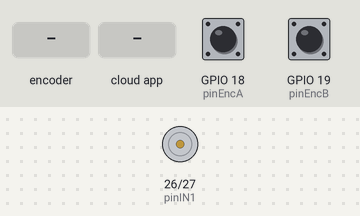
Simulated run of this sketch. Board: ESP32. Parts: motor-driver pin pairs drawn as motors (green arrow = first pin HIGH = forward, orange = second pin HIGH = backward, longer = more drive, scaled by the enable pin). Inputs (shaded band) come from the test bench; at power-on: GPIO 18 (pinEncA) HIGH, GPIO 19 (pinEncB) HIGH. WiFi joins after 1.5 s; servers stay silent unless stated; the Firebase database answers and starts empty; what the sketch prints to the serial monitor is not drawn.

Above: at 2.7 s.
2.8 s: rotary encoder on GPIO 18 (pinEncA) / GPIO 19 (pinEncB) turned 2 steps (second pin leading)
6.3 s: the phone or cloud app sets Kp to 25
At 7.5 s:
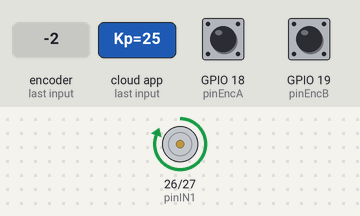
8.4 s: rotary encoder on GPIO 18 (pinEncA) / GPIO 19 (pinEncB) turned 3 steps (first pin leading)
At 9.6 s:
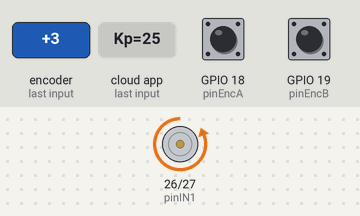
10.5 s: the phone or cloud app sets Ki to 100
At 11.6 s:
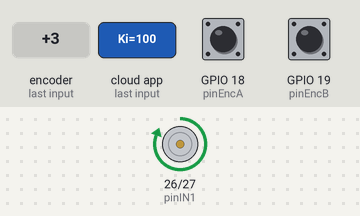
13.6 s: the phone or cloud app sets Kd to 25
16.7 s: the phone or cloud app sets Kp to 50
Timing chart, 0 to 20.8 s (numbered marks = the images above; inputs shaded):
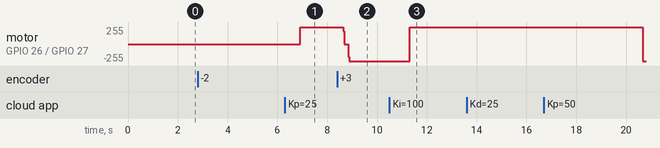

Measured:
- after the input at 6.3 s, motor on GPIO 26 (pinIN1) / GPIO 27 (pinIN2): stopped → forward 255/255 after 0.62 s
- after the input at 8.4 s, motor on GPIO 26 (pinIN1) / GPIO 27 (pinIN2): forward 255/255 → stopped after 0.25 s, → backward 255/255 0.20 s later
- after the input at 10.5 s, motor on GPIO 26 (pinIN1) / GPIO 27 (pinIN2): backward 255/255 → forward 255/255 after 0.81 s
- after the input at 16.7 s, motor on GPIO 26 (pinIN1) / GPIO 27 (pinIN2): forward 255/255 → backward 255/255 after 4.0 s

The sketch:

proyecto_final_instrumentacion_aplicada.ino
```cpp
#include <Arduino.h>
#include <WiFi.h>
#include <FirebaseESP32.h>
#include "addons/TokenHelper.h"
#include "addons/RTDBHelper.h"

// ---------------------------------------------------------
// CREDENCIALES
// ---------------------------------------------------------
#define WIFI_SSID       "Sernalap"
#define WIFI_PASSWORD   "6#0S5k52"
#define DATABASE_SECRET "xlKoOi0MWauOGa7AuI24mf46kd9ua5DR9Ghvbkpd"
#define DATABASE_URL    "iva-jcnq-default-rtdb.firebaseio.com"


// ---------------------------------------------------------
// PINES
// ---------------------------------------------------------
const int pinEncA = 18;
const int pinEncB = 19;
const int pinENA  = 25;   // PWM
const int pinIN1  = 26;   // Dirección
const int pinIN2  = 27;   // Dirección

const int pwmFrecuencia = 5000;
const int pwmResolucion = 8;

// ---------------------------------------------------------
// VARIABLES COMPARTIDAS ENTRE NÚCLEOS (volatile)
// Core 1 escribe th_send, Core 0 la envía a Firebase
// Core 0 escribe las ganancias, Core 1 las lee para el PID
// ---------------------------------------------------------
volatile float th_send = 0.0f;   // Posición → Firebase
volatile float th_des  = 0.0f;   // SetPoint ← Firebase
volatile float kp_fb   = 1.25f;  // Ganancia Kp ← Firebase
volatile float ki_fb   = 0.07f;  // Ganancia Ki ← Firebase
volatile float kd_fb   = 0.25f;  // Ganancia Kd ← Firebase
volatile int   Np      = 0;      // Pulsos del encoder (ISR)
volatile int   heartbeat = 0;

// ---------------------------------------------------------
// OBJETOS FIREBASE
// ---------------------------------------------------------
FirebaseData fbdo;
FirebaseAuth auth;
FirebaseConfig config;

// ---------------------------------------------------------
// INTERRUPCIONES DEL ENCODER (IRAM = ejecución ultrarrápida)
// ---------------------------------------------------------
void IRAM_ATTR CH_A() {
  if (digitalRead(pinEncB) == LOW) Np++;
  else                              Np--;
}

void IRAM_ATTR CH_B() {
  if (digitalRead(pinEncA) == HIGH) Np++;
  else                               Np--;
}

// ---------------------------------------------------------
// TAREA FIREBASE — Corre en Core 0 (sin tocar el PID)
// ---------------------------------------------------------
void tareaFirebase(void *pvParameters) {
  for (;;) {
    if (Firebase.ready()) {

      // LEER ← /Variables
      if (Firebase.getFloat(fbdo, "/Variables/Kp"))       kp_fb  = fbdo.floatData();
      if (Firebase.getFloat(fbdo, "/Variables/Ki"))       ki_fb  = fbdo.floatData();
      if (Firebase.getFloat(fbdo, "/Variables/Kd"))       kd_fb  = fbdo.floatData();
      if (Firebase.getFloat(fbdo, "/Variables/SetPoint")) th_des = fbdo.floatData();

      // ENVIAR → /Estado
      heartbeat++;
      if (heartbeat > 10000) heartbeat = 0;

      FirebaseJson jsonEstado;
      jsonEstado.set("Posicion",  th_send);
      jsonEstado.set("Heartbeat", heartbeat);
      Firebase.setJSON(fbdo, "/Estado", jsonEstado);
    }

    // Esperar 300ms antes de la próxima sincronización
    // vTaskDelay NO bloquea el Core 1 (el PID sigue corriendo)
    vTaskDelay(pdMS_TO_TICKS(300));
  }
}

// ---------------------------------------------------------
// SETUP
// ---------------------------------------------------------
void setup() {
  Serial.begin(115200);

  // Motor
  pinMode(pinIN1, OUTPUT);
  pinMode(pinIN2, OUTPUT);
  ledcAttach(pinENA, pwmFrecuencia, pwmResolucion);

  // Encoder
  pinMode(pinEncA, INPUT_PULLUP);
  pinMode(pinEncB, INPUT_PULLUP);
  attachInterrupt(digitalPinToInterrupt(pinEncA), CH_A, RISING);
  attachInterrupt(digitalPinToInterrupt(pinEncB), CH_B, RISING);

  // WiFi
  Serial.print("Conectando a WiFi");
  WiFi.begin(WIFI_SSID, WIFI_PASSWORD);
  while (WiFi.status() != WL_CONNECTED) {
    Serial.print(".");
    delay(500);
  }
  Serial.println("\n✅ WiFi conectado! IP: " + WiFi.localIP().toString());

  // Firebase
  config.database_url = DATABASE_URL;
  config.signer.tokens.legacy_token = DATABASE_SECRET;
  Firebase.begin(&config, &auth);
  Firebase.reconnectWiFi(true);
  Serial.println("✅ Firebase inicializado");

  // Lanzar la tarea de Firebase en el Core 0
  xTaskCreatePinnedToCore(
    tareaFirebase,  // Función de la tarea
    "Firebase",     // Nombre (para debug)
    8192,           // Stack en bytes (Firebase necesita bastante)
    NULL,           // Parámetros
    1,              // Prioridad (1 = baja)
    NULL,           // Handle (no necesitamos referencia)
    0               // ← CORE 0
  );
}

// ---------------------------------------------------------
// LOOP — Control PID en Core 1 (cada 2ms exactos)
// ---------------------------------------------------------
void loop() {
  // Parámetros del muestreo
  const int   dt_us = 2000;
  const float dt    = dt_us * 0.000001f;
  //  Fix: la versión original usaba enteros → 360/11/130 = 0
  //         Aquí se usa float correctamente
  const float R     = 360.0f / 7.0f / 140.0f;
  const float alpha = 0.05f;

  // Variables de estado (static = persisten entre ciclos)
  static float thp   = 0.0f;
  static float dth_f = 0.0f;
  static float inte  = 0.0f;

  unsigned long t1 = micros();

  // Copiar ganancias del Core 0 (lectura atómica en ESP32)
  float kp = kp_fb;
  float ki = ki_fb;
  float kd = kd_fb;
  float setpoint = th_des;

  // --- Posición y velocidad ---
  float th    = R * Np;
  float dth_d = (th - thp) / dt;
  dth_f = alpha * dth_d + (1.0f - alpha) * dth_f;  // Filtro pasa-bajas

  // --- Error PID ---
  float e = setpoint - th;
  float de = -dth_f;          // Derivada del error
  inte += e * dt;              // Integral del error

  // Anti-windup
  if (inte >  255.0f) inte =  255.0f;
  if (inte < -255.0f) inte = -255.0f;

  // --- Ley de control ---
  float u    = kp * e + kd * de + ki * inte;
  float usat = constrain(u, -12.0f, 12.0f);  // Saturación en voltios
  float pwm  = usat * 21.25f;                 // 255 / 12V = 21.25

  // --- Comando al puente H ---
  if (pwm > 0) {
    digitalWrite(pinIN1, HIGH);
    digitalWrite(pinIN2, LOW);
    ledcWrite(pinENA, (int)pwm);
  } else if (pwm < 0) {
    digitalWrite(pinIN1, LOW);
    digitalWrite(pinIN2, HIGH);
    ledcWrite(pinENA, (int)(-pwm));
  } else {
    digitalWrite(pinIN1, LOW);
    digitalWrite(pinIN2, LOW);
    ledcWrite(pinENA, 0);
  }

  // Actualizar estado
  thp     = th;
  th_send = th;  // Compartir posición con la tarea Firebase

  // Debug por Serial (para graficar en Arduino IDE)
  Serial.print(th);
  Serial.print(',');
  Serial.print((float)ki_fb, 4);
  Serial.print(',');
  Serial.print((float)kd_fb, 4);
  Serial.print(',');
  Serial.print((float)kp_fb, 4);
  Serial.print(',');
  Serial.println(pwm);

  // Esperar hasta completar exactamente los 2ms del ciclo
  unsigned long t2 = micros();
  while ((t2 - t1) < (unsigned long)dt_us) {
    t2 = micros();
  }
}
```
